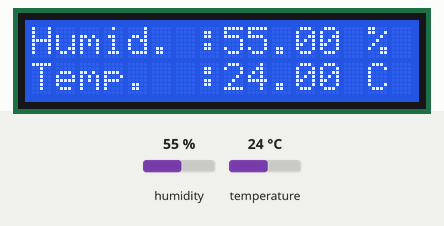
A sketch run on a simulated Arduino Uno, built with avr-gcc and run on an emulated ATmega328P. Parts: 16×2 character LCD. Inputs (shaded band) come from the test bench; at power-on: humidity 55 %, temperature 24 °C. What the sketch prints to the serial monitor is not drawn.

Above: at 1.2 s.
1.3 s: humidity set to 22 %
At 11.9 s:
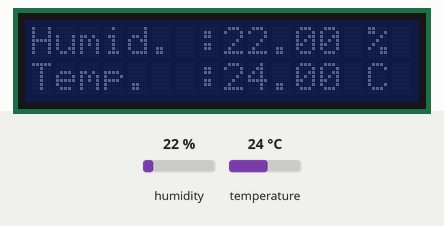
13.3 s: temperature set to 12 °C
At 19.8 s:
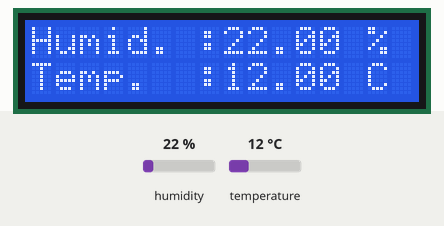
24.7 s: humidity set to 40 %
At 31.8 s:
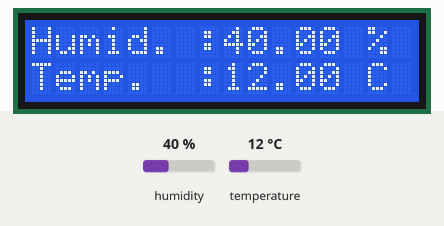
36.7 s: temperature set to 19 °C
At 43.9 s:
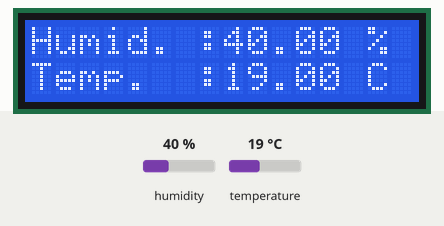
Timing chart, 0 to 45.4 s (numbered marks = the images above; inputs shaded):
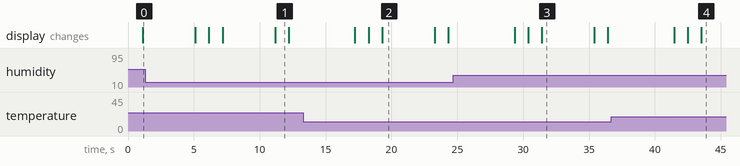

The sketch:

LCD_16_x_2_and_DHT.ino
```cpp
/*
  Reading temperature and humidity and Printing values using LCD 16x2

  Tools : DHT11 , LCD 16x2

  Connections :
               - LCD Pin GND - GND -
               - LCD Pin VCC - 5 volt -
               - LCD Pin SDA - A4 -
               - LCD Pin SCL - A5 -

               - DHT11 Pin GND - GND -
               - DHT11 Pin VCC - 5 volt -
               - DHT11 Pin DATA - A0 -

  Note:
  1- Refer to DHT11 and LCD 16x2 code for more information
  2- Allways check carfully the wires, devices and sensors
      connections before connect the Arduino to the computer

  created by DR. Alaa Temimy
               19 Feb. 2021
*/


// Define code libraries
// liquid crystal library
#include <Wire.h>
#include <LiquidCrystal_I2C.h>

//DHT library
#include "dht.h"
#define dht_apin A0
dht DHT;

LiquidCrystal_I2C lcd(0x27, 16, 2);

void setup() {
  Serial.begin (9600); // Setting serial port (command window ), check the band number carfully
  Serial.println ("DHT11 Humidity & Temperature Sensor \n\n");

  Wire.begin();
  lcd.begin(16, 2);
  lcd.backlight();
  lcd.setCursor(0, 0);
}

void loop() {
  DHT.read11(dht_apin); // reading Temp. and Humidity

  // Printing in consul
  Serial.println (" ");
  Serial.print ("DHT11 Humidity ");
  Serial.print (DHT.humidity);
  Serial.print ("%");

  Serial.print ("   DHT11 Temperature ");
  Serial.print (DHT.temperature);
  Serial.print ("C");

  // Printing in LCD
  lcd.backlight();
  delay(1000);

  // printing humidity
  lcd.setCursor(0, 0);
  lcd.print("Humid. :");
  lcd.print(DHT.humidity);
  lcd.print(" %");

  // printing temperature
  lcd.setCursor(0, 1);
  lcd.print("Temp.  :");
  lcd.print(DHT.temperature);
  lcd.print(" C");

  delay(4000);
  lcd.noBacklight();
  delay(1000);
}
```

Measured:
- after the input at 1.3 s, the display: first differs from a run without the input after 5.9 s (image 1 shows a later state)
- after the input at 13.3 s, the display: first differs from a run without the input after 6.0 s (image 2)
- after the input at 24.7 s, the display: first differs from a run without the input after 6.7 s (image 3)
- after the input at 36.7 s, the display: first differs from a run without the input after 6.8 s (image 4)
- what the display in image 1 shows lasts 1.0 s, from 11.2 s to 12.2 s
- what the display in image 2 shows lasts 4.0 s, from 19.3 s to 23.3 s
